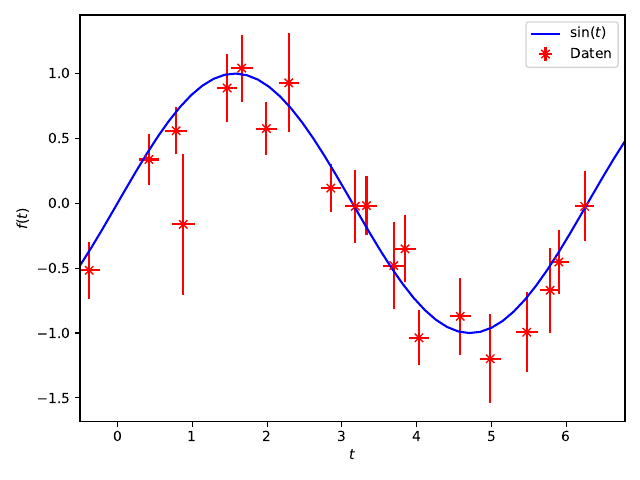

This chart was generated by the following Python code:
import matplotlib.pyplot as plt
import numpy as np
from numpy.random import randn
from scipy.optimize import curve_fit

# Datenfile erzeugen
np.random.seed(0)
N = 20
error_x = np.random.lognormal(-2, 0.05, size=N)
data_x = np.random.normal(np.linspace(0, 2 * np.pi, N), error_x)
error_y = np.random.lognormal(-1.2, 0.3, size=N)
data_y = np.random.normal(np.sin(data_x), error_y)
np.savetxt(
    '4.txt',
    np.column_stack([data_x, error_x, data_y, error_y]),
    header='x err_x y err_y',
)

x, e_x, y, e_y = np.genfromtxt('4.txt', unpack=True)

plt.errorbar(x, y, xerr=e_x, yerr=e_y, fmt='rx', label='Daten')

t = np.linspace(-0.5, 2 * np.pi + 0.5)

plt.plot(t, np.sin(t), 'b-', label='$\sin(t)$')
plt.xlim(t[0], t[-1])
plt.xlabel(r'$t$')
plt.ylabel(r'$f(t)$')
plt.legend(loc='best')
plt.tight_layout()
plt.savefig('loesung.pdf')
